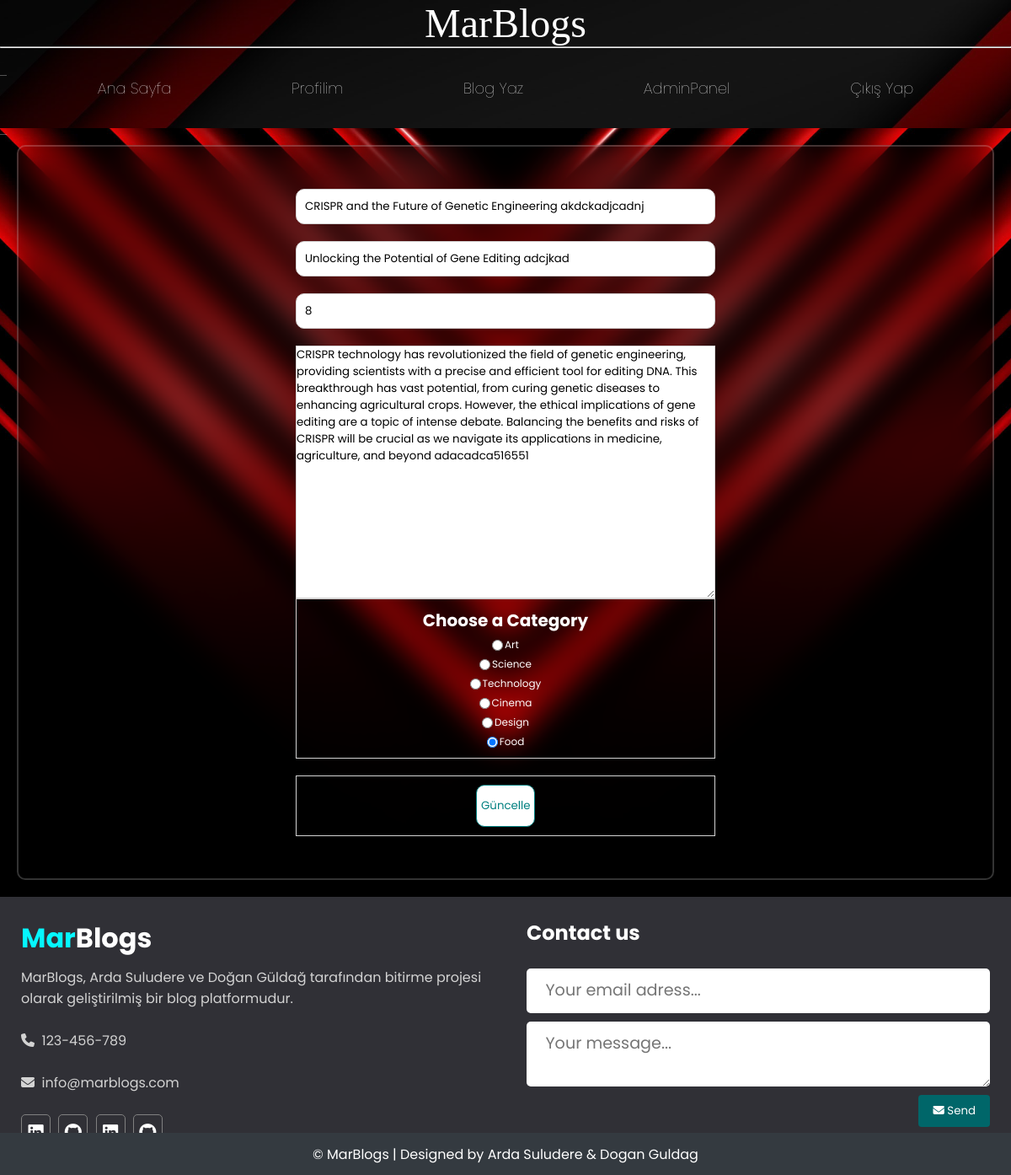
The app's page /edit_blog/8 (signed in) with its own data.
### app/models.py (models this page shows, shortened)
class Blogs(db.Model):
    id = db.Column(db.Integer, primary_key=True)
    author_id = db.Column(db.Integer, db.ForeignKey('user.id'))  # Kullanıcının ID'sini referans alır
    title = db.Column(db.String(100), nullable=False)
    subtitle = db.Column(db.String(100), nullable=False)
    category = db.Column(db.String(100), nullable=False)
    reading_time = db.Column(db.Integer, nullable=False)
    publish_date = db.Column(db.Date, nullable=False)
    views = db.Column(db.Integer, nullable=False)
    content = db.Column(db.String(2000), nullable=False)
    @property
    def author_username(self):
        return self.author.username if self.author else None
    @property
    def author_photograph(self):
        return self._author_photograph

### app/views.py (the view, shortened to what this page needs)
@app.route('/edit_blog/<int:blog_id>', methods=['GET', 'POST'])
@login_required
def edit_blog(blog_id):
    blog = Blogs.query.get_or_404(blog_id)
    if blog.author_id != current_user.id:
        flash('Bu blog yazısını düzenleme yetkiniz yok.', 'danger')
        return redirect(url_for('main'))
    return render_template('blog_edit.html', blog=blog)

### app/__init__.py (called while the page is built)
@login_manager.user_loader
def load_user(user_id):
    return User.query.get(int(user_id))

### app/templates/blog_edit.html (shortened to what this page needs)
{% extends 'base.html' %}
{% block content %}
<div class="write-container">
    <div class="add">
        <div class="submit-form">
            <form method="post" action="{{ url_for('edit_blog', blog_id=blog.id) }}">
                <div class="content">
                    <input type="text" name="title" placeholder="Title" value="{{ blog.title }}" required />
                    <input type="text" name="subtitle" placeholder="Subtitle" value="{{ blog.subtitle }}" required />
                    <input type="text" name="reading_time" placeholder="Reading Time" value="{{ blog.reading_time }}" required />
                    <div class="editorContainer">
                        <textarea name="content" class="editor" placeholder="Write your content here..." required>{{ blog.content }}</textarea>
                    </div>
                </div>
                <div class="menu">
                    <div class="item">
                        <h1>Choose a Category</h1>
                        {% for category in ["art", "science", "technology", "cinema", "design", "food"] %}
                            <div class="cat">
                                <input type="radio" name="category" value="{{ category }}" id="{{ category }}" {% if blog.category == category %}checked{% endif %} required />
                                <label for="{{ category }}">{{ category.capitalize() }}</label>
                            </div>
                        {% endfor %}
                    </div>
                    <div class="item">
                        <div class="buttons">
                            <button type="submit" class="btn">Güncelle</button>
                        </div>
                    </div>
                </div>
            </form>
        </div>
    </div>
</div>
{% endblock %}

### app/static/assets/css/style.css (style rules this page uses)
* { margin: 0; padding: 0; box-sizing: border-box; font-family: "Poppins", sans-serif; }

### app/static/assets/css/blog-style.css (style rules this page uses)
html,body { margin: 0; padding: 0; background-color: #DDD0C8; }

### app/static/assets/css/Write.css (style rules this page uses)
.write-container { margin: 0; padding: 0; display: flex; justify-content: center; align-items: center; min-height: 100vh; min-width: 600px; background-color: seagreen; background: url('/static/assets/images/bg4.jpg') no-repeat; background-size: cover; background-position: center; }
.add { width: 100%; background: transparent; display: flex; align-items: center; justify-content: center; border: 2px solid rgba(255, 255, 255, .2); backdrop-filter: blur(20px); box-shadow: 0 0 10px rgba(0, 0, 0, .2); color: #fff; border-radius: 10px; padding: 30px 40px; margin: 20px; }
.write-container .add .submit-form { padding: 20px; width: 50%; }
.add .content { flex: 5; display: flex; flex-direction: column; gap: 20px; }
.add .content input { padding: 10px; border: 1px solid lightgray; border-radius: 10px; }
.add .content .editorContainer { height: 300px; overflow: scroll; border: 1px solid lightgray; }
.add .content .editor { height: 100%; width: 100%; border: none; }
.add .menu { flex: 2; display: flex; flex-direction: column; gap: 20px; }
.add .menu .item { border: 1px solid lightgray; padding: 10px; flex:1; display: flex; flex-direction: column; justify-content: space-between; font-size: 12px; color: #555; }
.add .menu .item h1 { font-size: 20px; }
.add .menu .item .buttons { display: flex; justify-content: space-between; justify-content: center; align-items: center; }
.add .menu .item .buttons :first-child { cursor: pointer; color: teal; background-color: white; border: 1px solid teal; padding: 3px 5px; width: 70px; height: 50px; border-radius: 10px; }
.add .menu .item h1 { color: white; text-align: center; align-items: center; }
.add .menu .item .cat { text-transform: capitalize; display: flex; align-items: center; gap: 2px; color: white; justify-content: center; padding-top: 5px; }

### records on screen
Blogs: title "CRISPR and the Future of Genetic Engineering akdckadjcadnj", subtitle "Unlocking the Potential of Gene Editing adcjkad", reading_time "8", content "CRISPR technology has revolutionized the field of genetic engineering, providing scientists with a precise and efficient tool for editing DNA. This breakthrough has vast potential, from curing genetic diseases to enhancing agricultural crops. However, the ethical implications of gene editing are a topic of intense debate. Balancing the benefits and risks of CRISPR will be crucial as we navigate its applications in medicine, agriculture, and beyond adacadca516551", category "☐ Art" "☐ Science" "☐ Technology" "☐ Cinema" "☐ Design" "☑ Food"

### other values on screen
{{ category.capitalize() }} "Art" "Science" "Technology" "Cinema" "Design" "Food"
